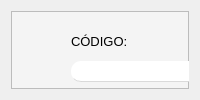
         <widget class="QWidget" name="saida_pag">
          <layout class="QHBoxLayout" name="horizontalLayout_6">
           <item>
            <widget class="QFrame" name="frame">
             <property name="styleSheet">
              <string notr="true">background-color: rgb(244, 244, 244);
</string>
             </property>
             <property name="frameShape">
              <enum>QFrame::StyledPanel</enum>
             </property>
             <property name="frameShadow">
              <enum>QFrame::Raised</enum>
             </property>
             <widget class="QLabel" name="label_159">
              <property name="geometry">
               <rect>
                <x>280</x>
                <y>20</y>
                <width>151</width>
                <height>21</height>
               </rect>
              </property>
              <property name="font">
               <font>
                <pointsize>10</pointsize>
               </font>
              </property>
              <property name="styleSheet">
               <string notr="true">color: rgb(0, 0, 0);
</string>
              </property>
              <property name="text">
               <string>&lt;html&gt;&lt;head/&gt;&lt;body&gt;&lt;p&gt;NOME DO PRODUTO:&lt;/p&gt;&lt;/body&gt;&lt;/html&gt;</string>
              </property>
             </widget>
             <widget class="QTableWidget" name="cupom">
              <property name="geometry">
               <rect>
                <x>60</x>
                <y>100</y>
                <width>781</width>
                <height>361</height>
               </rect>
              </property>
              <property name="font">
               <font>
                <family>MS Shell Dlg 2</family>
                <pointsize>10</pointsize>
               </font>
              </property>
              <property name="styleSheet">
               <string notr="true">background-color: rgb(255, 255, 255);
border-radius: 7px;
border-bottom: 0.5px solid rgba(211, 211, 211, 211);</string>
              </property>
              <attribute name="horizontalHeaderDefaultSectionSize">
               <number>155</number>
              </attribute>
              <column>
               <property name="text">
                <string>COD</string>
               </property>
              </column>
              <column>
               <property name="text">
                <string>NOME</string>
               </property>
              </column>
              <column>
               <property name="text">
                <string>QTD</string>
               </property>
              </column>
              <column>
               <property name="text">
                <string>VALOR UNIT</string>
               </property>
              </column>
              <column>
               <property name="text">
                <string>VALOR</string>
               </property>
              </column>
             </widget>
             <widget class="QLabel" name="label_7">
              <property name="geometry">
               <rect>
                <x>630</x>
                <y>20</y>
                <width>141</width>
                <height>21</height>
               </rect>
              </property>
              <property name="font">
               <font>
                <pointsize>10</pointsize>
               </font>
              </property>
              <property name="styleSheet">
               <string notr="true">color: rgb(0, 0, 0);
</string>
              </property>
              <property name="text">
               <string>&lt;html&gt;&lt;head/&gt;&lt;body&gt;&lt;p&gt;QUANTIDADE:&lt;/p&gt;&lt;/body&gt;&lt;/html&gt;</string>
              </property>
             </widget>
             <widget class="QLineEdit" name="subtotal_campo">
              <property name="geometry">
               <rect>
                <x>900</x>
                <y>311</y>
                <width>121</width>
                <height>20</height>
               </rect>
              </property>
              <property name="font">
               <font>
                <pointsize>10</pointsize>
               </font>
              </property>
              <property name="styleSheet">
               <string notr="true">background-color: rgb(255, 255, 255);
border: none;
border-bottom: 0.5px solid rgba(211, 211, 211, 211);
border-radius: 10px;
</string>
              </property>
             </widget>
             <widget class="QLineEdit" name="quantidade_campo">
              <property name="geometry">
               <rect>
                <x>630</x>
                <y>50</y>
                <width>151</width>
                <height>21</height>
               </rect>
              </property>
              <property name="font">
               <font>
                <pointsize>10</pointsize>
               </font>
              </property>
              <property name="styleSheet">
               <string notr="true">background-color: rgb(255, 255, 255);
border: none;
border-bottom: 0.5px solid rgba(211, 211, 211, 211);
border-radius: 10px;
</string>
              </property>
             </widget>
             <widget class="QLabel" name="label_160">
              <property name="geometry">
               <rect>
                <x>870</x>
                <y>380</y>
                <width>51</width>
                <height>21</height>
               </rect>
              </property>
              <property name="font">
               <font>
                <pointsize>10</pointsize>
               </font>
              </property>
              <property name="styleSheet">
               <string notr="true">color: rgb(0, 0, 0);</string>
              </property>
              <property name="text">
               <string>&lt;html&gt;&lt;head/&gt;&lt;body&gt;&lt;p&gt;TOTAL:&lt;/p&gt;&lt;/body&gt;&lt;/html&gt;</string>
              </property>
             </widget>
             <widget class="QLabel" name="label_161">
              <property name="geometry">
               <rect>
                <x>870</x>
                <y>280</y>
                <width>71</width>
                <height>21</height>
               </rect>
              </property>
              <property name="font">
               <font>
                <pointsize>10</pointsize>
               </font>
              </property>
              <property name="styleSheet">
               <string notr="true">color: rgb(0, 0, 0);</string>
              </property>
              <property name="text">
               <string>&lt;html&gt;&lt;head/&gt;&lt;body&gt;&lt;p&gt;SUBTOTAL:&lt;/p&gt;&lt;/body&gt;&lt;/html&gt;</string>
              </property>
             </widget>
             <widget class="QLineEdit" name="cod_campo">
              <property name="geometry">
               <rect>
                <x>60</x>
                <y>50</y>
                <width>151</width>
                <height>21</height>
               </rect>
              </property>
              <property name="font">
               <font>
                <pointsize>10</pointsize>
               </font>
              </property>
              <property name="styleSheet">
               <string notr="true">background-color: rgb(255, 255, 255);
border: none;
border-bottom: 0.5px solid rgba(211, 211, 211, 211);
border-radius: 10px;</string>
              </property>
             </widget>
             <widget class="QLineEdit" name="valoruni_campo">
              <property name="geometry">
               <rect>
                <x>900</x>
                <y>220</y>
                <width>121</width>
                <height>21</height>
               </rect>
              </property>
              <property name="font">
               <font>
                <pointsize>10</pointsize>
               </font>
              </property>
              <property name="styleSheet">
               <string notr="true">background-color: rgb(255, 255, 255);
border: none;
border-bottom: 0.5px solid rgba(211, 211, 211, 211);
border-radius: 10px;
</string>
              </property>
             </widget>
             <widget class="QLabel" name="label_162">
              <property name="geometry">
               <rect>
                <x>870</x>
                <y>190</y>
                <width>111</width>
                <height>21</height>
               </rect>
              </property>
              <property name="font">
               <font>
                <pointsize>10</pointsize>
               </font>
              </property>
              <property name="styleSheet">
               <string notr="true">color: rgb(0, 0, 0);</string>
              </property>
              <property name="text">
               <string>&lt;html&gt;&lt;head/&gt;&lt;body&gt;&lt;p&gt;VALOR UNITÁRIO:&lt;/p&gt;&lt;/body&gt;&lt;/html&gt;</string>
              </property>
             </widget>
             <widget class="QLineEdit" name="nome_campo">
              <property name="geometry">
               <rect>
                <x>280</x>
                <y>50</y>
                <width>281</width>
                <height>21</height>
               </rect>
              </property>
              <property name="font">
               <font>
                <pointsize>10</pointsize>
               </font>
              </property>
              <property name="styleSheet">
               <string notr="true">background-color: rgb(255, 255, 255);
border: none;
border-bottom: 0.5px solid rgba(211, 211, 211, 211);
border-radius: 10px;
</string>
              </property>
             </widget>
             <widget class="QLineEdit" name="total_campo">
              <property name="geometry">
               <rect>
                <x>920</x>
                <y>410</y>
                <width>111</width>
                <height>51</height>
               </rect>
              </property>
              <property name="font">
               <font>
                <family>Segoe UI</family>
                <pointsize>22</pointsize>
               </font>
              </property>
              <property name="whatsThis">
               <string>&lt;html&gt;&lt;head/&gt;&lt;body&gt;&lt;p&gt;&lt;br/&gt;&lt;/p&gt;&lt;/body&gt;&lt;/html&gt;</string>
              </property>
              <property name="layoutDirection">
               <enum>Qt::LeftToRight</enum>
              </property>
              <property name="styleSheet">
               <string notr="true">border:none;
background-color: rgb(255, 255, 255);
border-radius: 10px;
border-bottom: 0.5px solid rgba(211, 211, 211, 211);</string>
              </property>
              <property name="inputMask">
               <string/>
              </property>
             </widget>
             <widget class="QLabel" name="label_163">
              <property name="geometry">
               <rect>
                <x>60</x>
                <y>20</y>
                <width>71</width>
                <height>21</height>
               </rect>
              </property>
              <property name="font">
               <font>
                <pointsize>10</pointsize>
               </font>
              </property>
              <property name="styleSheet">
               <string notr="true">color: rgb(0, 0, 0);
</string>
              </property>
              <property name="text">
               <string>&lt;html&gt;&lt;head/&gt;&lt;body&gt;&lt;p&gt;CÓDIGO:&lt;/p&gt;&lt;/body&gt;&lt;/html&gt;</string>
              </property>
             </widget>
             <widget class="QPushButton" name="bt_cancelar_cupom">
              <property name="geometry">
               <rect>
                <x>500</x>
                <y>580</y>
                <width>141</width>
                <height>31</height>
               </rect>
              </property>
              <property name="font">
               <font>
                <pointsize>10</pointsize>
               </font>
              </property>
              <property name="styleSheet">
               <string notr="true">QPushButton#bt_cancelar_cupom{
	background-color: rgb(0, 0, 0);
	border-radius:10px;
	color: rgb(255, 255, 255);
}

QPushButton#bt_cancelar_cupom:hover{
	background-color: rgb(254,117, 24);
	color: rgb(0, 0, 0);
}

QPushButton#bt_cancelar_cupom:pressed{
	padding-left:10px;
	padding-top:10px;
	background-color: rgb(0,0, 0);	
	color: rgb(255, 255, 255);
}</string>
              </property>
              <property name="text">
               <string>CANCELAR CUPOM</string>
              </property>
             </widget>
             <widget class="QPushButton" name="bt_adicionar">
              <property name="geometry">
               <rect>
                <x>780</x>
                <y>580</y>
                <width>101</width>
                <height>31</height>
               </rect>
              </property>
              <property name="font">
               <font>
                <pointsize>10</pointsize>
               </font>
              </property>
              <property name="styleSheet">
               <string notr="true">QPushButton#bt_adicionar{
	background-color: rgb(0, 0, 0);
	border-radius:10px;
	color: rgb(255, 255, 255);
}

QPushButton#bt_adicionar:hover{
	background-color: rgb(254,117, 24);
	color: rgb(0, 0, 0);
}

QPushButton#bt_adicionar:pressed{
	padding-left:10px;
	padding-top:10px;
	background-color: rgb(0,0, 0);	
	color: rgb(255, 255, 255);
}</string>
              </property>
              <property name="text">
               <string>ADCIONAR</string>
              </property>
             </widget>
             <widget class="QPushButton" name="bt_finalizar_cupom">
              <property name="geometry">
               <rect>
                <x>900</x>
                <y>580</y>
                <width>131</width>
                <height>31</height>
               </rect>
              </property>
              <property name="font">
               <font>
                <pointsize>10</pointsize>
               </font>
              </property>
              <property name="styleSheet">
               <string notr="true">QPushButton#bt_finalizar_cupom{
	background-color: rgb(0, 0, 0);
	border-radius:10px;
	color: rgb(255, 255, 255);
}

QPushButton#bt_finalizar_cupom:hover{
	background-color: rgb(254,117, 24);
	color: rgb(0, 0, 0);
}

QPushButton#bt_finalizar_cupom:pressed{
	padding-left:10px;
	padding-top:10px;
	background-color: rgb(0,0, 0);	
	color: rgb(255, 255, 255);
}</string>
              </property>
              <property name="text">
               <string>FINALIZAR CUPOM</string>
              </property>
             </widget>
             <widget class="QPushButton" name="bt_remover">
              <property name="geometry">
               <rect>
                <x>660</x>
                <y>580</y>
                <width>101</width>
                <height>31</height>
               </rect>
              </property>
              <property name="font">
               <font>
                <pointsize>10</pointsize>
               </font>
              </property>
              <property name="styleSheet">
               <string notr="true">QPushButton#bt_remover{
	background-color: rgb(0, 0, 0);
	border-radius:10px;
	color: rgb(255, 255, 255);
}

QPushButton#bt_remover:hover{
	background-color: rgb(254,117, 24);
	color: rgb(0, 0, 0);
}

QPushButton#bt_remover:pressed{
	padding-left:10px;
	padding-top:10px;
	background-color: rgb(0,0, 0);	
	color: rgb(255, 255, 255);
}</string>
              </property>
              <property name="text">
               <string>REMOVER</string>
              </property>
             </widget>
             <widget class="QLabel" name="label_164">
              <property name="geometry">
               <rect>
                <x>870</x>
                <y>100</y>
                <width>101</width>
                <height>20</height>
               </rect>
              </property>
              <property name="font">
               <font>
                <pointsize>10</pointsize>
               </font>
              </property>
              <property name="text">
               <string>DESCONTO (%):</string>
              </property>
             </widget>
             <widget class="QLineEdit" name="desconto_campo">
              <property name="geometry">
               <rect>
                <x>870</x>
                <y>130</y>
                <width>151</width>
                <height>21</height>
               </rect>
              </property>
              <property name="font">
               <font>
                <pointsize>10</pointsize>
               </font>
              </property>
              <property name="styleSheet">
               <string notr="true">background-color: rgb(255, 255, 255);
border: none;
border-bottom: 0.5px solid rgba(211, 211, 211, 211);
border-radius: 10px;</string>
              </property>
             </widget>
             <widget class="QLabel" name="label_166">
              <property name="geometry">
               <rect>
                <x>870</x>
                <y>410</y>
                <width>41</width>
                <height>51</height>
               </rect>
              </property>
              <property name="font">
               <font>
                <family>Segoe UI</family>
                <pointsize>8</pointsize>
               </font>
              </property>
              <property name="styleSheet">
               <string notr="true">background-color: rgb(255, 255, 255);
border-radius: 10px;
border-bottom: 0.5px solid rgba(211, 211, 211, 211);</string>
              </property>
              <property name="text">
               <string>&lt;html&gt;&lt;head/&gt;&lt;body&gt;&lt;p&gt;&lt;span style=&quot; font-size:22pt;&quot;&gt;R$&lt;/span&gt;&lt;/p&gt;&lt;/body&gt;&lt;/html&gt;</string>
              </property>
              <property name="alignment">
               <set>Qt::AlignCenter</set>
              </property>
             </widget>
             <widget class="QLabel" name="label_174">
              <property name="geometry">
               <rect>
                <x>870</x>
                <y>310</y>
                <width>21</width>
                <height>21</height>
               </rect>
              </property>
              <property name="font">
               <font>
                <family>Segoe UI</family>
                <pointsize>10</pointsize>
               </font>
              </property>
              <property name="styleSheet">
               <string notr="true">background-color: rgb(255, 255, 255);
border-bottom: 0.5px solid rgba(211, 211, 211, 211);
border-radius: 10px 10px 0px;</string>
              </property>
              <property name="text">
               <string>&lt;html&gt;&lt;head/&gt;&lt;body&gt;&lt;p&gt;R$&lt;/p&gt;&lt;/body&gt;&lt;/html&gt;</string>
              </property>
             </widget>
             <widget class="QLabel" name="label_175">
              <property name="geometry">
               <rect>
                <x>870</x>
                <y>220</y>
                <width>21</width>
                <height>21</height>
               </rect>
              </property>
              <property name="font">
               <font>
                <family>Segoe UI</family>
                <pointsize>10</pointsize>
               </font>
              </property>
              <property name="styleSheet">
               <string notr="true">background-color: rgb(255, 255, 255);
border-bottom: 0.5px solid rgba(211, 211, 211, 211);
border-radius: 10px 10px 0px;</string>
              </property>
              <property name="text">
               <string>&lt;html&gt;&lt;head/&gt;&lt;body&gt;&lt;p&gt;R$&lt;/p&gt;&lt;/body&gt;&lt;/html&gt;</string>
              </property>
             </widget>
            </widget>
           </item>
          </layout>
         </widget>
